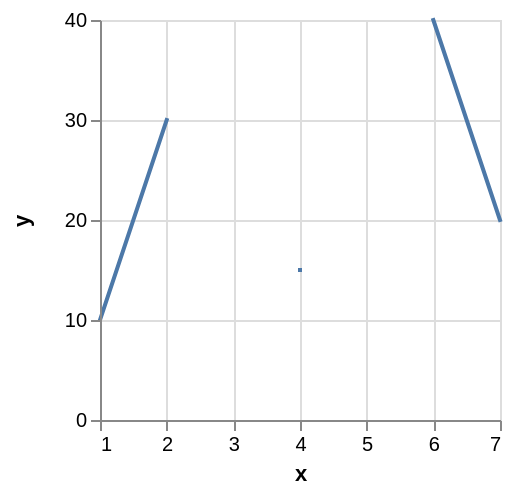

Write the Vega-Lite specification saved for this chart.
### Vega specification from a JSON file in a GitHub repository (floating-point values rounded to 4 significant figures)
{"$schema": "https://vega.github.io/schema/vega/v3.0.json", "description": "A simple bar chart with embedded data.", "autosize": "pad", "padding": 5, "width": 200, "height": 200, "style": "cell", "data": [{"name": "source_0", "values": [{"x": 1, "y": 10}, {"x": 2, "y": 30}, {"x": 3, "y": null}, {"x": 4, "y": 15}, {"x": 5, "y": null}, {"x": 6, "y": 40}, {"x": 7, "y": 20}]}, {"name": "data_0", "source": "source_0", "transform": [{"type": "formula", "expr": "toNumber(datum[\"x\"])", "as": "x"}, {"type": "formula", "expr": "toNumber(datum[\"y\"])", "as": "y"}]}], "marks": [{"name": "marks", "type": "line", "style": ["line"], "sort": {"field": "datum[\"x\"]", "order": "descending"}, "from": {"data": "data_0"}, "encode": {"update": {"stroke": {"value": "#4c78a8"}, "x": {"scale": "x", "field": "x"}, "y": {"scale": "y", "field": "y"}, "defined": {"signal": "datum[\"x\"] !== null && !isNaN(datum[\"x\"]) && datum[\"y\"] !== null && !isNaN(datum[\"y\"])"}}}}], "scales": [{"name": "x", "type": "linear", "domain": {"data": "data_0", "field": "x"}, "range": [0, {"signal": "width"}], "nice": true, "zero": false}, {"name": "y", "type": "linear", "domain": {"data": "data_0", "field": "y"}, "range": [{"signal": "height"}, 0], "nice": true, "zero": true}], "axes": [{"scale": "x", "orient": "bottom", "title": "x", "labelFlush": true, "labelOverlap": true, "tickCount": {"signal": "ceil(width/40)"}, "zindex": 1}, {"scale": "x", "orient": "bottom", "grid": true, "tickCount": {"signal": "ceil(width/40)"}, "gridScale": "y", "domain": false, "labels": false, "maxExtent": 0, "minExtent": 0, "ticks": false, "zindex": 0}, {"scale": "y", "orient": "left", "title": "y", "labelOverlap": true, "tickCount": {"signal": "ceil(height/40)"}, "zindex": 1}, {"scale": "y", "orient": "left", "grid": true, "tickCount": {"signal": "ceil(height/40)"}, "gridScale": "x", "domain": false, "labels": false, "maxExtent": 0, "minExtent": 0, "ticks": false, "zindex": 0}], "config": {"axisY": {"minExtent": 30}, "style": {"line": {"strokeCap": "square"}}}}
